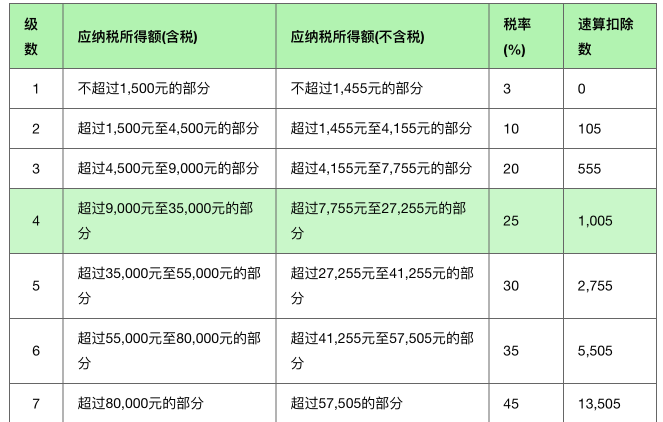
#> input picture 14_50_16__09_13_2018.jpg, 1326 x 844 px (shown at 1/2 size)
$ python python_pillow.py
#> lines starting #> are read from the running program, lines starting #| are printed output that depends on the picture
#!/usr/bin/env python3
# -*- coding: utf-8 -*-

from PIL import Image,ImageFilter,ImageDraw,ImageFont
import random

im=Image.open('14_50_16__09_13_2018.jpg')
#> im is the input picture: PIL image 1326x844 RGB; mean R, G, B 222.1, 237.6, 221.9
w,h = im.size
#> w = 1326; h = 844
#获取图片尺寸
print('Original image size: %sx%s' %(w,h))
#| Original image size: 1326x844
#缩放到50%

im.thumbnail((w//3,h//3))
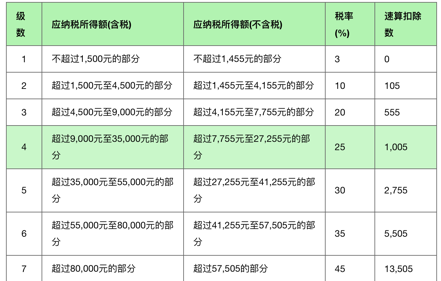
#> im: PIL image 441x281 RGB; mean R, G, B 221.6, 237.1, 221.5
print('Resize image to: %sx%s' % (w//3, h//3))
#| Resize image to: 442x281
# 把缩放后的图像用jpeg格式保存:
im.save('14_50_16__09_13_2018_thumbnail.jpg', 'jpeg')

im2 = im.filter(ImageFilter.BLUR)
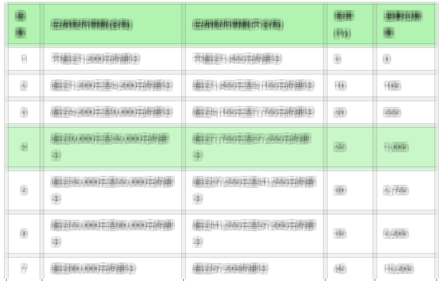
#> im2: PIL image 441x281 RGB; mean R, G, B 221.9, 237.3, 221.7
im2.save('14_50_16__09_13_2018_thumbnail.jpg','jpeg')

#ImageDraw提供了一系列的绘图方法#########

#随机字母
def rndChar():
    return chr(random.randint(65,90))

def rndColor():
    return (random.randint(64,255),random.randint(64,255),random.randint(64,255))

def rndColor2():
    return (random.randint(32,127),random.randint(32,127),random.randint(32,127))

#240x60:
width = 60*4
height = 60
image = Image.new('RGB',(width,height),(255,255,255))
#> image: PIL image 240x60 RGB; every value is 255
#创建Font对象  备注：这个字体无法找到暂时没用
font = ImageFont.truetype('/Library/Fonts/Arial.ttf',36)
#创建Draw对象
draw = ImageDraw.Draw(image)
#填充每个像素
for x in range(width):
    for y in range(height):
        draw.point((x,y),fill=rndColor())
#输入文字
for t in range(4):
    draw.text((height*t+10,10),rndChar(),font=font,fill=rndColor2())

#模糊
image = image.filter(ImageFilter.BLUR)
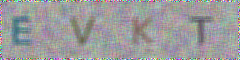
#> image: PIL image 240x60 RGB; mean R, G, B 156.1, 155.4, 156.5
image.save('code.jpg','jpeg')
